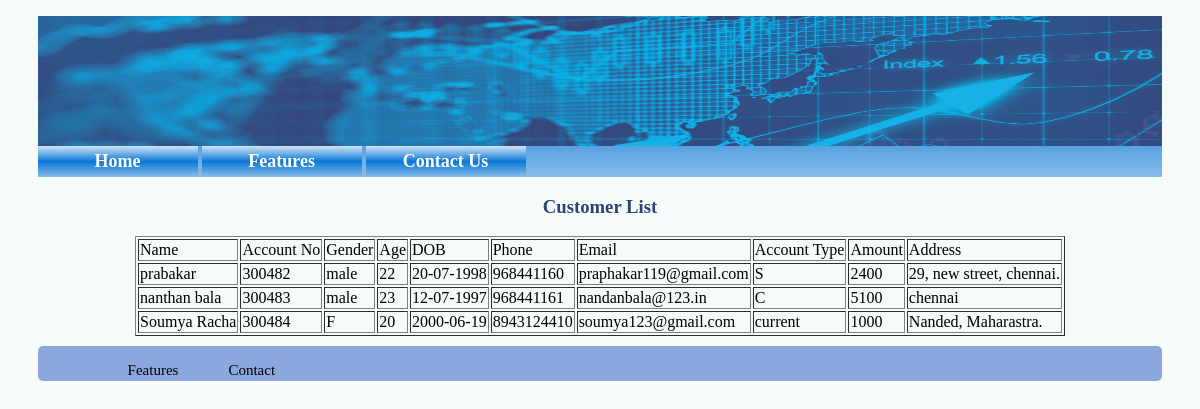
The app's page /view_customer.php (signed in) with its own data.
### tables this page shows
CREATE TABLE `customer` (
  `cust_name` varchar(30) NOT NULL,
  `acc_no` bigint(20) NOT NULL,
  `gender` varchar(6) NOT NULL,
  `age` int(11) NOT NULL,
  `dob` varchar(12) NOT NULL,
  `mobileno` bigint(20) NOT NULL,
  `email` varchar(30) NOT NULL,
  `acc_type` text NOT NULL,
  `amount` bigint(20) NOT NULL,
  `address` varchar(50) NOT NULL,
  `password` varchar(30) NOT NULL
);

### view_customer.php (the view, shortened to what this page needs)
<?php
include 'dbconn.php';
?>
<!DOCTYPE html>
<html>
    <head>
        <link rel="stylesheet" href="newcss.css">
    </head>
<?php include 'header.php'; ?>
<div class='content_addstaff'>
            <div class='addstaff'>
<form method="post">
    <h3 align="center" style="color:#2E4372;">Customer List</h3>
            <table align="center" border="1">
                <tr><td>Name</td><td>Account No</td><td>Gender</td><td>Age</td><td>DOB</td><td>Phone</td><td>Email</td><td>Account Type</td><td>Amount</td><td>Address</td></tr>
                <?php
                    $sql="SELECT * FROM customer";
                    $result=mysqli_query($conn,$sql);
                    if($result->num_rows > 0)
                    {
                        while($row=mysqli_fetch_assoc($result))
                        {
                            echo "<tr><td>".$row["cust_name"]."</td>
                             <td>".$row["acc_no"]."</td><td>".$row["gender"]."</td><td>".$row["age"]."</td><td>".$row["dob"]."</td><td>".$row["mobileno"]."</td><td>".$row["email"]."</td><td>".$row["acc_type"]."</td><td>".$row["amount"]."</td><td>".$row['address']."</td></tr>";
                        }
                    }
                    else
                        echo "no one has account";
                ?>
            </table>
            </div>
    </div>
<?php include 'footer.php';?>
    </body>
</html>

### header.php
<body>
    <div class="wrapper">
    <div class="header">
        <img src="banking-header1.jpg" height="100%" width="100%"/>
        </div>
        <div class="navbar">
        <ul>
        <li><a href="index.php">Home</a></li>
        <li><a href="features.php">Features</a></li>
        <li id="last"><a href="contact.php">Contact Us</a></li>
        </ul>
        </div>

### footer.php
<div class="footer">
<ul>
                   <div class="footer_content">
                   <li><a href="features.php">Features </a></li>
                   <li><a href="contact.php"> Contact</a></li>
                   </div>
                   </ul>
 </div>

### newcss.css (style rules this page uses)
body { background-color:#F9F6F4; background-color:#F5FAFA; font-family:verdana; }
.wrapper { width:95%; margin:0px auto; }
.header { float:left; height:130px; width:100%; margin-top:0px; background-color:blue; }
.navbar ul { list-style-type:none; background: linear-gradient(to bottom, rgba(208,228,247,1) 0%,rgba(115,177,231,1) 24%,rgba(10,119,213,1) 50%,rgba(83,159,225,1) 79%,rgba(135,188,234,1) 100%); margin-bottom:13px; padding:0px; }
.navbar li { display:inline-block; font-size:18px; }
.navbar a { text-decoration:none; background: linear-gradient(to bottom, rgba(208,228,247,1) 0%,rgba(115,177,231,1) 24%,rgba(10,119,213,1) 50%,rgba(83,159,225,1) 79%,rgba(135,188,234,1) 100%); color:white; padding:5px; display:inline-block; }
.navbar a:link, a:visited { display: block; width: 150px; font-weight: bold; color: white; background: linear-gradient(to bottom, rgba(208,228,247,1) 0%,rgba(115,177,231,1) 24%,rgba(10,119,213,1) 50%,rgba(83,159,225,1) 79%,rgba(135,188,234,1) 100%); text-align: center; text-decoration: none; }
.footer { float:left; height:35px; width:100%; margin-top:10px; background: #8CA6DE; border-radius:5px; }
.footer ul { list-style-type: none; float:left; }
.footer li { float:left; font-size:15px; font-family:verdana; }
.footer li { text-decoration: none; color:black; padding-left:25px; }
.footer a { text-decoration: none; color:black; padding-left:25px; }
.footer_content { text-align:center; }

### records on screen
customer: cust_name "prabakar", acc_no "300482", gender "male", age "22", dob "20-07-1998", mobileno "968441160", email "praphakar119@gmail.com", acc_type "S", amount "2400", address "29, new street, chennai."
customer: cust_name "nanthan bala", acc_no "300483", gender "male", age "23", dob "12-07-1997", mobileno "968441161", email "nandanbala@123.in", acc_type "C", amount "5100", address "chennai"
customer: cust_name "Soumya Racha", acc_no "300484", gender "F", age "20", dob "2000-06-19", mobileno "8943124410", email "soumya123@gmail.com", acc_type "current", amount "1000", address "Nanded, Maharastra."
